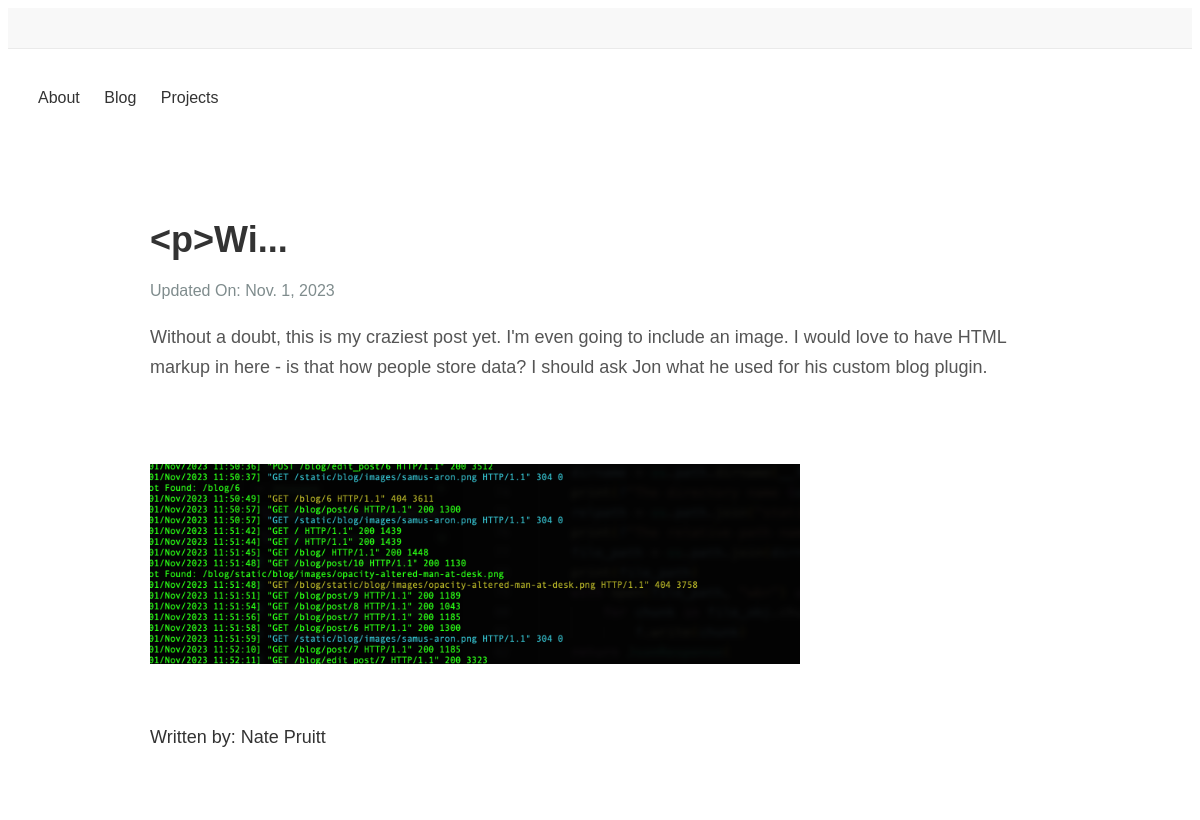
Screenshot of /blog/post/7 with the database file from the repository.
### blog/models.py (models this page shows)
class Post(models.Model):
    def __str__(self):
        return self.post_body[0:5] + "..."
    post_body = models.TextField()
    post_title = models.CharField(max_length=100, unique=True)
    post_preview = models.TextField(null=True)
    published_at = models.DateField(null=True, blank=True)
    updated_at = models.DateField(auto_now=True)
    author = models.ForeignKey(Author, on_delete=models.CASCADE)

class Author(models.Model):
    def __str__(self):
        return self.name
    name = models.CharField(max_length=20)

### blog/views.py (the view)
# urls.py: path("post/<int:id>", post_page, name="post-page"),
def post_page(request, id):
    post = Post.objects.get(id=id)
    is_authenticated = request.user.is_authenticated
    return render(
        request,
        "blog/post.html",
        {"post": post, "is_authenticated": is_authenticated, "post_id": id},
    )

### blog/templates/blog/post.html (shortened to what this page needs)
{% extends "base_templates/index.html" %}
{% load static %}
{% block stylesheet %}
<link rel="stylesheet" href="{% static 'blog/blog_post_style.css' %}">
{% endblock %}
{% block body %}
<div class="blog-post">
    <h1 class="post-title">{{post}}</h1>
    <span class="post-date">Updated On: {{post.updated_at}}</span>
    <div class="post-content">
        {{ post.post_body | safe}}
    </div>
    <div class="post-footer">
        <span class="post-author">Written by: {{post.author}}</span>
    </div>
</div>
{% endblock %}

### personal_site/static/personal_site/default_style.css (style rules this page uses)
body { font-family: Arial, sans-serif; line-height: 1.6; padding: 0; }

### blog/static/blog/blog_post_style.css (style rules this page uses)
.blog-post { font-family: Arial, sans-serif; max-width: 900px; margin: 0 auto; padding: 40px; background-color: #ffffff; border-radius: 10px; }
.post-title { font-size: 36px; color: #333; margin-bottom: 10px; }
.post-date { font-size: 16px; color: #7f8c8d; margin-bottom: 40px; }
.post-content { font-size: 18px; line-height: 1.7; color: #555; }
.post-content p { margin-bottom: 25px; }
.post-footer { margin-top: 50px; }
.post-author { display: block; color: #333; font-size: 18px; margin-bottom: 20px; }

### rows the page displays
Post: post_body "<p>Wi...", updated_at "Nov. 1, 2023", post_body "Without a doubt, this is my craziest post yet. I'm even going to include an image. I would love to have HTML markup in here - is that how people store data? I should ask Jon what he used for his custom blog plugin.", post_body (picture), author "Nate Pruitt"
